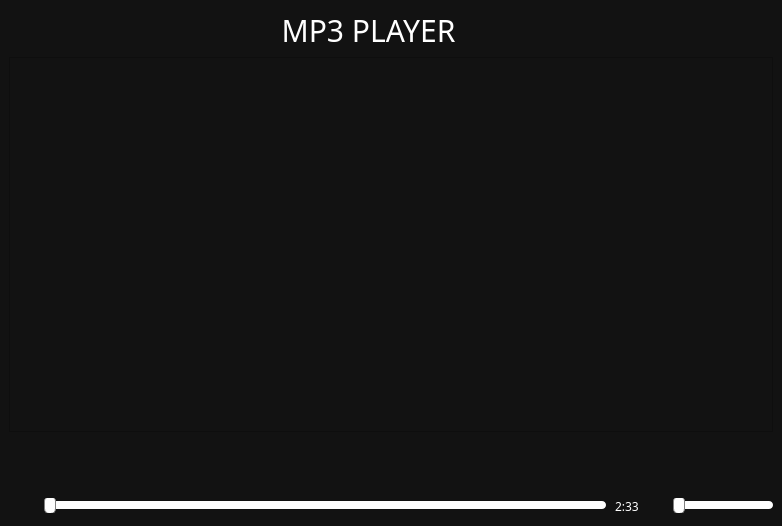
<?xml version="1.0" encoding="UTF-8"?>
<ui version="4.0">
 <class>MainWindow</class>
 <widget class="QMainWindow" name="MainWindow">
  <property name="geometry">
   <rect>
    <x>0</x>
    <y>0</y>
    <width>782</width>
    <height>526</height>
   </rect>
  </property>
  <property name="sizePolicy">
   <sizepolicy hsizetype="Minimum" vsizetype="Minimum">
    <horstretch>0</horstretch>
    <verstretch>0</verstretch>
   </sizepolicy>
  </property>
  <property name="windowTitle">
   <string>Music Player</string>
  </property>
  <property name="windowIcon">
   <iconset resource="res-icons.qrc">
    <normaloff>:/icons/icons/logo.svg</normaloff>:/icons/icons/logo.svg</iconset>
  </property>
  <property name="styleSheet">
   <string notr="true">QWidget {
	color: #ffffff;
	background-color: #121212;
	font-family: Rubik;
	font-size: 12pt;
}
QPushButton {
	background-color: transparent;
	border: none;
}
QSlider::groove:horizontal {
    height: 8px;
    margin: 0px;
    border-radius: 4px;
    background: white;
}
QSlider::handle:horizontal {
    background: #fff;
    border: 1px solid gray;
    width: 10px;
    margin: -5px 0;
    border-radius: 5px;
}
QSlider::sub-page:qlineargradient {
    background: gray;
    border-radius: 4px;
}</string>
  </property>
  <widget class="QWidget" name="centralwidget">
   <property name="layoutDirection">
    <enum>Qt::LeftToRight</enum>
   </property>
   <layout class="QVBoxLayout" name="verticalLayout_2">
    <item>
     <layout class="QHBoxLayout" name="horizontalLayout_2">
      <item>
       <widget class="QLabel" name="label">
        <property name="font">
         <font>
          <family>Rubik</family>
          <pointsize>-1</pointsize>
         </font>
        </property>
        <property name="styleSheet">
         <string notr="true">font-size: 30px</string>
        </property>
        <property name="text">
         <string>MP3 PLAYER</string>
        </property>
        <property name="alignment">
         <set>Qt::AlignCenter</set>
        </property>
       </widget>
      </item>
      <item>
       <widget class="QPushButton" name="btnAddAudio">
        <property name="sizePolicy">
         <sizepolicy hsizetype="Fixed" vsizetype="Minimum">
          <horstretch>0</horstretch>
          <verstretch>0</verstretch>
         </sizepolicy>
        </property>
        <property name="text">
         <string/>
        </property>
        <property name="icon">
         <iconset resource="res-icons.qrc">
          <normaloff>:/icons/icons/download.svg</normaloff>:/icons/icons/download.svg</iconset>
        </property>
        <property name="iconSize">
         <size>
          <width>14</width>
          <height>14</height>
         </size>
        </property>
       </widget>
      </item>
     </layout>
    </item>
    <item>
     <layout class="QVBoxLayout" name="verticalLayout">
      <item>
       <widget class="QListWidget" name="listWidget">
        <property name="styleSheet">
         <string notr="true">font-size: 16px</string>
        </property>
       </widget>
      </item>
      <item>
       <widget class="QLabel" name="songName">
        <property name="text">
         <string/>
        </property>
       </widget>
      </item>
      <item>
       <layout class="QHBoxLayout" name="horizontalLayout">
        <item>
         <widget class="QPushButton" name="btnBack">
          <property name="sizePolicy">
           <sizepolicy hsizetype="Minimum" vsizetype="Fixed">
            <horstretch>0</horstretch>
            <verstretch>0</verstretch>
           </sizepolicy>
          </property>
          <property name="cursor">
           <cursorShape>PointingHandCursor</cursorShape>
          </property>
          <property name="text">
           <string/>
          </property>
          <property name="icon">
           <iconset resource="res-icons.qrc">
            <normaloff>:/icons/icons/back.svg</normaloff>:/icons/icons/back.svg</iconset>
          </property>
          <property name="iconSize">
           <size>
            <width>32</width>
            <height>32</height>
           </size>
          </property>
         </widget>
        </item>
        <item>
         <widget class="QPushButton" name="btnPlay">
          <property name="sizePolicy">
           <sizepolicy hsizetype="Fixed" vsizetype="Fixed">
            <horstretch>0</horstretch>
            <verstretch>0</verstretch>
           </sizepolicy>
          </property>
          <property name="cursor">
           <cursorShape>PointingHandCursor</cursorShape>
          </property>
          <property name="styleSheet">
           <string notr="true">margin-right: 20px</string>
          </property>
          <property name="text">
           <string/>
          </property>
          <property name="icon">
           <iconset resource="res-icons.qrc">
            <normaloff>:/icons/icons/play.svg</normaloff>:/icons/icons/play.svg</iconset>
          </property>
          <property name="iconSize">
           <size>
            <width>45</width>
            <height>45</height>
           </size>
          </property>
         </widget>
        </item>
        <item>
         <widget class="QPushButton" name="btnPause">
          <property name="sizePolicy">
           <sizepolicy hsizetype="Fixed" vsizetype="Fixed">
            <horstretch>0</horstretch>
            <verstretch>0</verstretch>
           </sizepolicy>
          </property>
          <property name="cursor">
           <cursorShape>PointingHandCursor</cursorShape>
          </property>
          <property name="text">
           <string/>
          </property>
          <property name="icon">
           <iconset resource="res-icons.qrc">
            <normaloff>:/icons/icons/pause.svg</normaloff>:/icons/icons/pause.svg</iconset>
          </property>
          <property name="iconSize">
           <size>
            <width>45</width>
            <height>45</height>
           </size>
          </property>
         </widget>
        </item>
        <item>
         <widget class="QPushButton" name="btnNext">
          <property name="sizePolicy">
           <sizepolicy hsizetype="Fixed" vsizetype="Fixed">
            <horstretch>0</horstretch>
            <verstretch>0</verstretch>
           </sizepolicy>
          </property>
          <property name="cursor">
           <cursorShape>PointingHandCursor</cursorShape>
          </property>
          <property name="text">
           <string/>
          </property>
          <property name="icon">
           <iconset resource="res-icons.qrc">
            <normaloff>:/icons/icons/next.svg</normaloff>:/icons/icons/next.svg</iconset>
          </property>
          <property name="iconSize">
           <size>
            <width>32</width>
            <height>32</height>
           </size>
          </property>
         </widget>
        </item>
       </layout>
      </item>
     </layout>
    </item>
    <item>
     <layout class="QHBoxLayout" name="horizontalLayout_3">
      <item>
       <widget class="QLabel" name="music_ic">
        <property name="enabled">
         <bool>false</bool>
        </property>
        <property name="sizePolicy">
         <sizepolicy hsizetype="Minimum" vsizetype="Minimum">
          <horstretch>0</horstretch>
          <verstretch>0</verstretch>
         </sizepolicy>
        </property>
        <property name="maximumSize">
         <size>
          <width>20</width>
          <height>20</height>
         </size>
        </property>
        <property name="text">
         <string/>
        </property>
        <property name="pixmap">
         <pixmap resource="res-icons.qrc">:/icons/icons/music.svg</pixmap>
        </property>
        <property name="scaledContents">
         <bool>true</bool>
        </property>
       </widget>
      </item>
      <item>
       <widget class="QLabel" name="timeNowMus">
        <property name="styleSheet">
         <string notr="true">margin-left: 5px</string>
        </property>
        <property name="text">
         <string/>
        </property>
       </widget>
      </item>
      <item>
       <widget class="QSlider" name="musicSlider">
        <property name="orientation">
         <enum>Qt::Horizontal</enum>
        </property>
        <property name="invertedAppearance">
         <bool>false</bool>
        </property>
        <property name="invertedControls">
         <bool>false</bool>
        </property>
       </widget>
      </item>
      <item>
       <widget class="QLabel" name="timeEndMus">
        <property name="styleSheet">
         <string notr="true">margin-right: 10px;
font-size: 12px</string>
        </property>
        <property name="text">
         <string>2:33</string>
        </property>
        <property name="alignment">
         <set>Qt::AlignLeading|Qt::AlignLeft|Qt::AlignVCenter</set>
        </property>
        <property name="openExternalLinks">
         <bool>false</bool>
        </property>
       </widget>
      </item>
      <item>
       <widget class="QLabel" name="volume_ic">
        <property name="maximumSize">
         <size>
          <width>20</width>
          <height>20</height>
         </size>
        </property>
        <property name="styleSheet">
         <string notr="true"/>
        </property>
        <property name="text">
         <string/>
        </property>
        <property name="pixmap">
         <pixmap resource="res-icons.qrc">:/icons/icons/volume.svg</pixmap>
        </property>
        <property name="scaledContents">
         <bool>true</bool>
        </property>
        <property name="alignment">
         <set>Qt::AlignLeading|Qt::AlignLeft|Qt::AlignVCenter</set>
        </property>
        <property name="indent">
         <number>-1</number>
        </property>
       </widget>
      </item>
      <item>
       <widget class="QSlider" name="volumeSlider">
        <property name="maximumSize">
         <size>
          <width>100</width>
          <height>16777215</height>
         </size>
        </property>
        <property name="styleSheet">
         <string notr="true"/>
        </property>
        <property name="tracking">
         <bool>true</bool>
        </property>
        <property name="orientation">
         <enum>Qt::Horizontal</enum>
        </property>
       </widget>
      </item>
     </layout>
    </item>
   </layout>
  </widget>
 </widget>
 <resources>
  <include location="res-icons.qrc"/>
 </resources>
 <connections/>
</ui>
